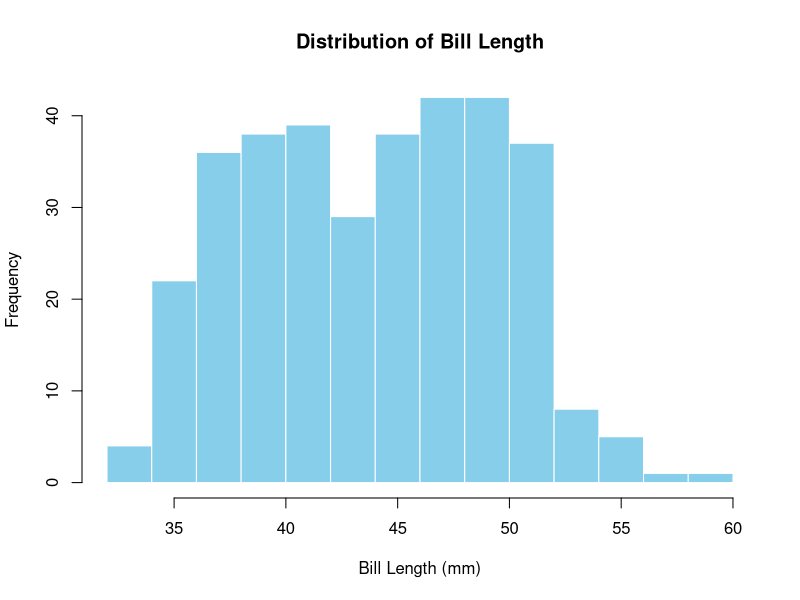
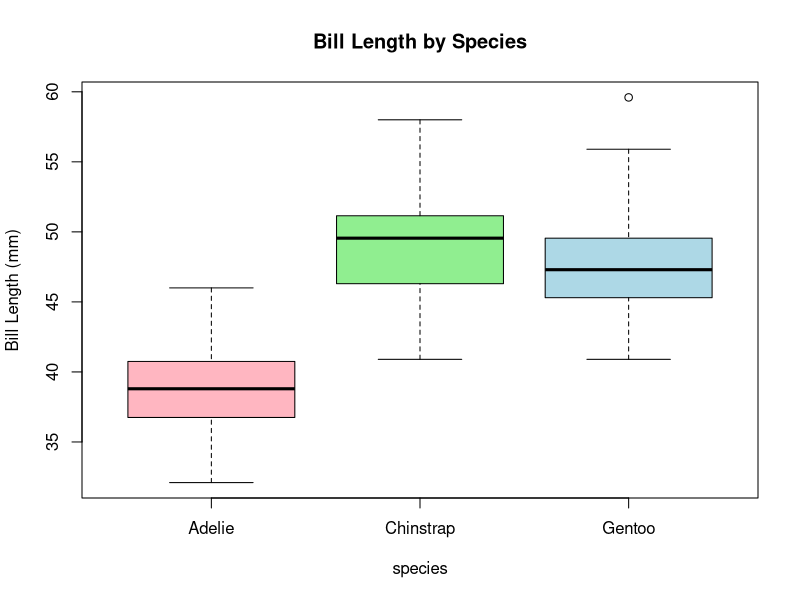
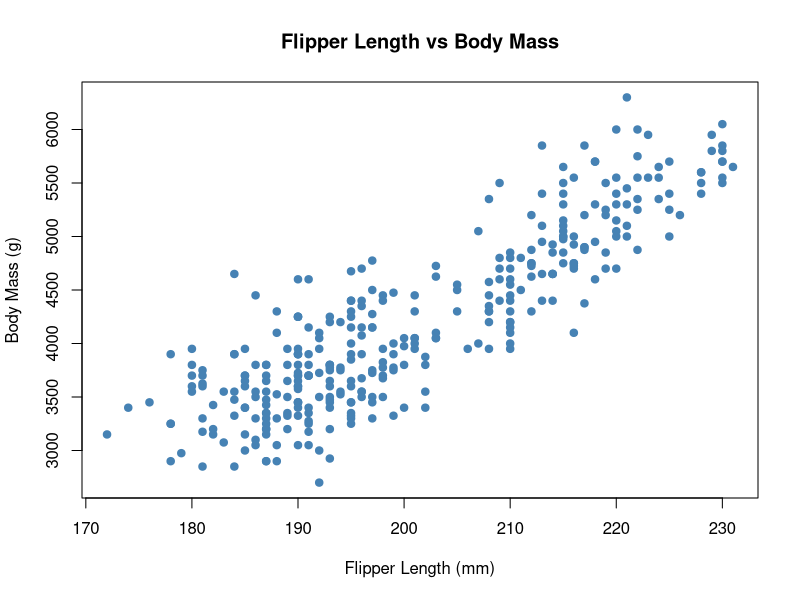
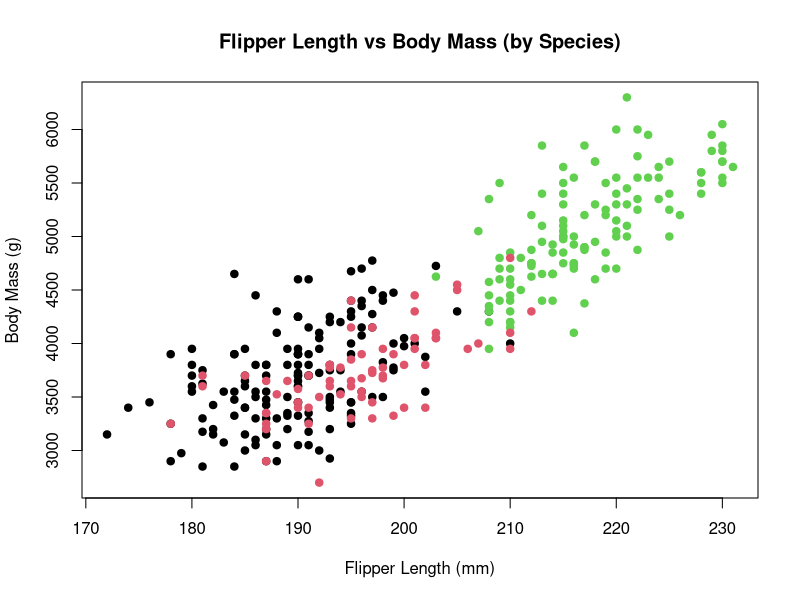

R code for these plots, in order:
## ---- chunk 1
library(palmerpenguins)
data("penguins")
## ---- chunk 2
hist(penguins$bill_length_mm,
     main = "Distribution of Bill Length",
     xlab = "Bill Length (mm)",
     col = "skyblue",
     border = "white")
## ---- chunk 3
boxplot(bill_length_mm ~ species,
        data = penguins,
        main = "Bill Length by Species",
        ylab = "Bill Length (mm)",
        col = c("lightpink","lightgreen","lightblue"))
## ---- chunk 4
plot(penguins$flipper_length_mm,
     penguins$body_mass_g,
     main = "Flipper Length vs Body Mass",
     xlab = "Flipper Length (mm)",
     ylab = "Body Mass (g)",
     pch = 19,
     col = "steelblue")
## ---- chunk 5
cols <- as.numeric(penguins$species)

plot(penguins$flipper_length_mm,
     penguins$body_mass_g,
     col = cols,
     pch = 19,
     xlab = "Flipper Length (mm)",
     ylab = "Body Mass (g)",
     main = "Flipper Length vs Body Mass (by Species)")
